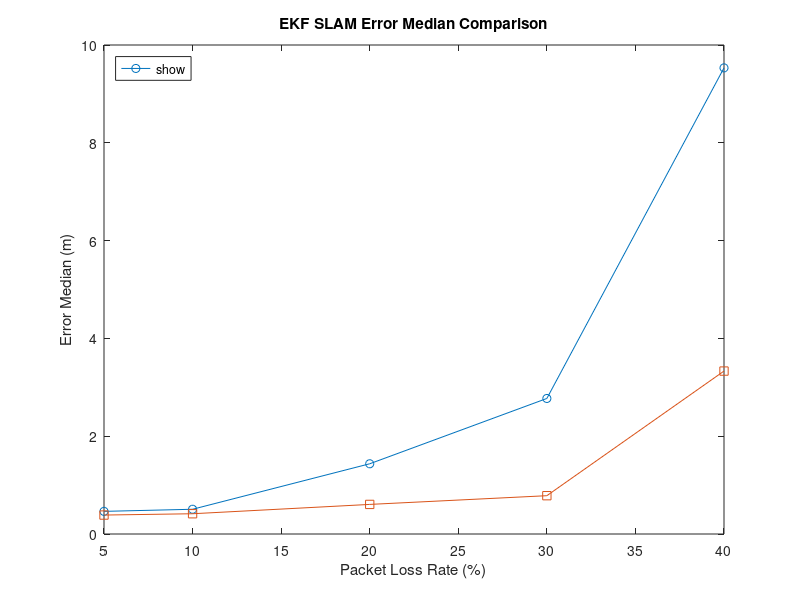

Write the MATLAB code that produced this figure.
clc;
clear;
close all;

% 加载数据集
int_data = load('Int_SLAM_Error_Data.mat');
orig_data = load('SLAM_Error_Data.mat');

% 选择一个特定的数据集前缀，例如 'm3'
dataset_prefix = 'm3';

% 这里是修正后的运行名数组
common_runs = {'m3_p005', 'm3_p01', 'm3_p02', 'm3_p03', 'm3_p04'};

% 初始化误差中位数数组和丢包率数组
int_median_errors = zeros(1, length(common_runs));
orig_median_errors = zeros(1, length(common_runs));
packet_loss_rates = [5, 10, 20, 30, 40];

% 遍历每个共有的运行
for i = 1:length(common_runs)
    run_name = common_runs{i};
    
    % 检查并计算每个运行的误差中位数
    if isfield(orig_data.(dataset_prefix).ekf_eN2, run_name)
        orig_median_errors(i) = median(orig_data.(dataset_prefix).ekf_eN2.(run_name));
    else
        warning('Run %s does not exist in the original dataset.', run_name);
    end
    
    if isfield(int_data.(dataset_prefix).ekf_eN2, run_name)
        int_median_errors(i) = median(int_data.(dataset_prefix).ekf_eN2.(run_name));
    else
        warning('Run %s does not exist in the intermittent dataset.', run_name);
    end
end

% 绘制误差中位数的折线图
figure;
plot(packet_loss_rates, orig_median_errors, 'o-', 'DisplayName', 'Original');
hold on;
plot(packet_loss_rates, int_median_errors, 's-', 'DisplayName', 'Intermittent');
hold off;

% 添加图例、标题和轴标签
legend('show','Location','northwest');
title('EKF SLAM Error Median Comparison');
xlabel('Packet Loss Rate (%)');
ylabel('Error Median (m)');
